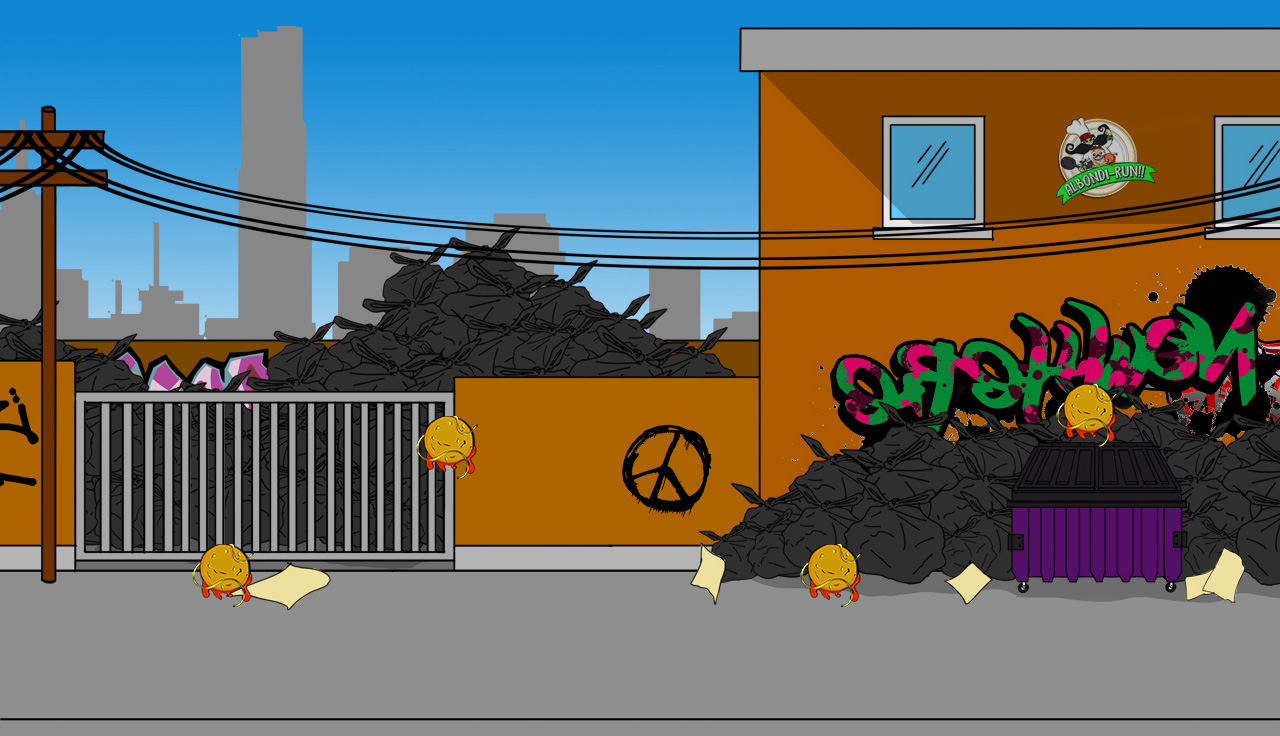

Tiled map render using the project's own tile images. Description and the whole map definition, tile-layer contents included, below:
An orthogonal 40x23 tile map with 32x32 px tiles, 2 tile layers (Banqueta, ItemsBuenos), 2 tilesets, 1 image layer.

<map version="1.0" orientation="orthogonal" renderorder="right-down" width="40" height="23" tilewidth="32" tileheight="32" nextobjectid="1">
 <tileset firstgid="1" name="banqueta2" tilewidth="32" tileheight="32" tilecount="750" columns="250">
  <image source="banqueta2.jpg" trans="ff00ff" width="8000" height="104" />
 </tileset>
 <tileset firstgid="751" name="AlbonLaser" tilewidth="64" tileheight="64" tilecount="2" columns="2">
  <image source="AlbonLaser.png" trans="ff00ff" width="128" height="64" />
  <tile id="0">
   <properties>
    <property name="Tipo" value="laser" />
   </properties>
   <animation>
    <frame tileid="0" duration="400" />
    <frame tileid="1" duration="200" />
   </animation>
  </tile>
 </tileset>
 <imagelayer name="Fondo">
  <image source="FONDO2Jefe.jpg" />
 </imagelayer>
 <layer name="Banqueta" width="40" height="23">
  <data encoding="csv">
0,0,0,0,0,0,0,0,0,0,0,0,0,0,0,0,0,0,0,0,0,0,0,0,0,0,0,0,0,0,0,0,0,0,0,0,0,0,0,0,
0,0,0,0,0,0,0,0,0,0,0,0,0,0,0,0,0,0,0,0,0,0,0,0,0,0,0,0,0,0,0,0,0,0,0,0,0,0,0,0,
0,0,0,0,0,0,0,0,0,0,0,0,0,0,0,0,0,0,0,0,0,0,0,0,0,0,0,0,0,0,0,0,0,0,0,0,0,0,0,0,
0,0,0,0,0,0,0,0,0,0,0,0,0,0,0,0,0,0,0,0,0,0,0,0,0,0,0,0,0,0,0,0,0,0,0,0,0,0,0,0,
0,0,0,0,0,0,0,0,0,0,0,0,0,0,0,0,0,0,0,0,0,0,0,0,0,0,0,0,0,0,0,0,0,0,0,0,0,0,0,0,
0,0,0,0,0,0,0,0,0,0,0,0,0,0,0,0,0,0,0,0,0,0,0,0,0,0,0,0,0,0,0,0,0,0,0,0,0,0,0,0,
0,0,0,0,0,0,0,0,0,0,0,0,0,0,0,0,0,0,0,0,0,0,0,0,0,0,0,0,0,0,0,0,0,0,0,0,0,0,0,0,
0,0,0,0,0,0,0,0,0,0,0,0,0,0,0,0,0,0,0,0,0,0,0,0,0,0,0,0,0,0,0,0,0,0,0,0,0,0,0,0,
0,0,0,0,0,0,0,0,0,0,0,0,0,0,0,0,0,0,0,0,0,0,0,0,0,0,0,0,0,0,0,0,0,0,0,0,0,0,0,0,
0,0,0,0,0,0,0,0,0,0,0,0,0,0,0,0,0,0,0,0,0,0,0,0,0,0,0,0,0,0,0,0,0,0,0,0,0,0,0,0,
0,0,0,0,0,0,0,0,0,0,0,0,0,0,0,0,0,0,0,0,0,0,0,0,0,0,0,0,0,0,0,0,0,0,0,0,0,0,0,0,
0,0,0,0,0,0,0,0,0,0,0,0,0,0,0,0,0,0,0,0,0,0,0,0,0,0,0,0,0,0,0,0,0,0,0,0,0,0,0,0,
0,0,0,0,0,0,0,0,0,0,0,0,0,0,0,0,0,0,0,0,0,0,0,0,0,0,0,0,0,0,0,0,0,0,0,0,0,0,0,0,
0,0,0,0,0,0,0,0,0,0,0,0,0,0,0,0,0,0,0,0,0,0,0,0,0,0,0,0,0,0,0,0,0,0,0,0,0,0,0,0,
0,0,0,0,0,0,0,0,0,0,0,0,0,0,0,0,0,0,0,0,0,0,0,0,0,0,0,0,0,0,0,0,0,0,0,0,0,0,0,0,
0,0,0,0,0,0,0,0,0,0,0,0,0,0,0,0,0,0,0,0,0,0,0,0,0,0,0,0,0,0,0,0,0,0,0,0,0,0,0,0,
0,0,0,0,0,0,0,0,0,0,0,0,0,0,0,0,0,0,0,0,0,0,0,0,0,0,0,0,0,0,0,0,0,0,0,0,0,0,0,0,
0,0,0,0,0,0,0,0,0,0,0,0,0,0,0,0,0,0,0,0,0,0,0,0,0,0,0,0,0,0,0,0,0,0,0,0,0,0,0,0,
0,0,0,0,0,0,0,0,0,0,0,0,0,0,0,0,0,0,0,0,0,0,0,0,0,0,0,0,0,0,0,0,0,0,0,0,0,0,0,0,
0,0,0,0,0,0,0,0,0,0,0,0,0,0,0,0,0,0,0,0,0,0,0,0,0,0,0,0,0,0,0,0,0,0,0,0,0,0,0,0,
1,2,3,4,5,6,7,8,9,10,11,12,13,14,15,16,17,18,19,20,21,22,23,24,25,26,27,28,29,30,31,32,33,34,35,36,37,38,39,40,
251,252,253,254,255,256,257,258,259,260,261,262,263,264,265,266,267,268,269,270,271,272,273,274,275,276,277,278,279,280,281,282,283,284,285,286,287,288,289,290,
501,502,503,504,505,506,507,508,509,510,511,512,513,514,515,516,517,518,519,520,521,522,523,524,525,526,527,528,529,530,531,532,533,534,535,536,537,538,539,540
</data>
 </layer>
 <layer name="ItemsBuenos" width="40" height="23">
  <data encoding="csv">
0,0,0,0,0,0,0,0,0,0,0,0,0,0,0,0,0,0,0,0,0,0,0,0,0,0,0,0,0,0,0,0,0,0,0,0,0,0,0,0,
0,0,0,0,0,0,0,0,0,0,0,0,0,0,0,0,0,0,0,0,0,0,0,0,0,0,0,0,0,0,0,0,0,0,0,0,0,0,0,0,
0,0,0,0,0,0,0,0,0,0,0,0,0,0,0,0,0,0,0,0,0,0,0,0,0,0,0,0,0,0,0,0,0,0,0,0,0,0,0,0,
0,0,0,0,0,0,0,0,0,0,0,0,0,0,0,0,0,0,0,0,0,0,0,0,0,0,0,0,0,0,0,0,0,0,0,0,0,0,0,0,
0,0,0,0,0,0,0,0,0,0,0,0,0,0,0,0,0,0,0,0,0,0,0,0,0,0,0,0,0,0,0,0,0,0,0,0,0,0,0,0,
0,0,0,0,0,0,0,0,0,0,0,0,0,0,0,0,0,0,0,0,0,0,0,0,0,0,0,0,0,0,0,0,0,0,0,0,0,0,0,0,
0,0,0,0,0,0,0,0,0,0,0,0,0,0,0,0,0,0,0,0,0,0,0,0,0,0,0,0,0,0,0,0,0,0,0,0,0,0,0,0,
0,0,0,0,0,0,0,0,0,0,0,0,0,0,0,0,0,0,0,0,0,0,0,0,0,0,0,0,0,0,0,0,0,0,0,0,0,0,0,0,
0,0,0,0,0,0,0,0,0,0,0,0,0,0,0,0,0,0,0,0,0,0,0,0,0,0,0,0,0,0,0,0,0,0,0,0,0,0,0,0,
0,0,0,0,0,0,0,0,0,0,0,0,0,0,0,0,0,0,0,0,0,0,0,0,0,0,0,0,0,0,0,0,0,0,0,0,0,0,0,0,
0,0,0,0,0,0,0,0,0,0,0,0,0,0,0,0,0,0,0,0,0,0,0,0,0,0,0,0,0,0,0,0,0,0,0,0,0,0,0,0,
0,0,0,0,0,0,0,0,0,0,0,0,0,0,0,0,0,0,0,0,0,0,0,0,0,0,0,0,0,0,0,0,0,0,0,0,0,0,0,0,
0,0,0,0,0,0,0,0,0,0,0,0,0,0,0,0,0,0,0,0,0,0,0,0,0,0,0,0,0,0,0,0,0,0,0,0,0,0,0,0,
0,0,0,0,0,0,0,0,0,0,0,0,0,0,0,0,0,0,0,0,0,0,0,0,0,0,0,0,0,0,0,0,0,751,0,0,0,0,0,0,
0,0,0,0,0,0,0,0,0,0,0,0,0,751,0,0,0,0,0,0,0,0,0,0,0,0,0,0,0,0,0,0,0,0,0,0,0,0,0,0,
0,0,0,0,0,0,0,0,0,0,0,0,0,0,0,0,0,0,0,0,0,0,0,0,0,0,0,0,0,0,0,0,0,0,0,0,0,0,0,0,
0,0,0,0,0,0,0,0,0,0,0,0,0,0,0,0,0,0,0,0,0,0,0,0,0,0,0,0,0,0,0,0,0,0,0,0,0,0,0,0,
0,0,0,0,0,0,0,0,0,0,0,0,0,0,0,0,0,0,0,0,0,0,0,0,0,0,0,0,0,0,0,0,0,0,0,0,0,0,0,0,
0,0,0,0,0,0,751,0,0,0,0,0,0,0,0,0,0,0,0,0,0,0,0,0,0,751,0,0,0,0,0,0,0,0,0,0,0,0,0,0,
0,0,0,0,0,0,0,0,0,0,0,0,0,0,0,0,0,0,0,0,0,0,0,0,0,0,0,0,0,0,0,0,0,0,0,0,0,0,0,0,
0,0,0,0,0,0,0,0,0,0,0,0,0,0,0,0,0,0,0,0,0,0,0,0,0,0,0,0,0,0,0,0,0,0,0,0,0,0,0,0,
0,0,0,0,0,0,0,0,0,0,0,0,0,0,0,0,0,0,0,0,0,0,0,0,0,0,0,0,0,0,0,0,0,0,0,0,0,0,0,0,
0,0,0,0,0,0,0,0,0,0,0,0,0,0,0,0,0,0,0,0,0,0,0,0,0,0,0,0,0,0,0,0,0,0,0,0,0,0,0,0
</data>
 </layer>
</map>
